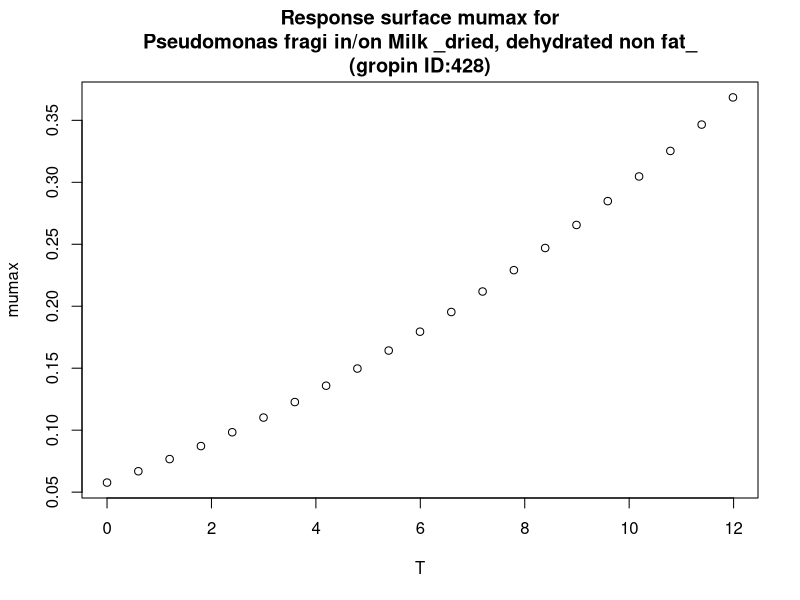

Recreate this plot in R.
#############################
# start of Parameter script
#############################
T <- seq(0,11.988011988012,length.out=21)
#############################
# end of Parameter script
#############################
############################# 
# start of Model script Gropin ID 428 
#############################
 
# constant coefficients for this model
 
variables <- data.frame(T)
argumentsPar <- expand.grid(variables)
 
# heart of the model
response_surface <- function(T) {
   mumax <-(0.0306*(T+7.85))^2

return(mumax=mumax)
} 

# output parameters
responseSurface <- cbind(argumentsPar,response_surface(argumentsPar['T']))
colnames(responseSurface) <- c(colnames(argumentsPar),'mumax')
#############################
# End of Model script
#############################
############################# 
# start of Visualisation script Gropin ID 428 
#############################
plot(T,responseSurface$'mumax',xlab='T',
                          ylab='mumax',main='Response surface mumax for
Pseudomonas fragi in/on Milk _dried, dehydrated non fat_
(gropin ID:428)')
#############################
# End of Visualisation script
#############################
